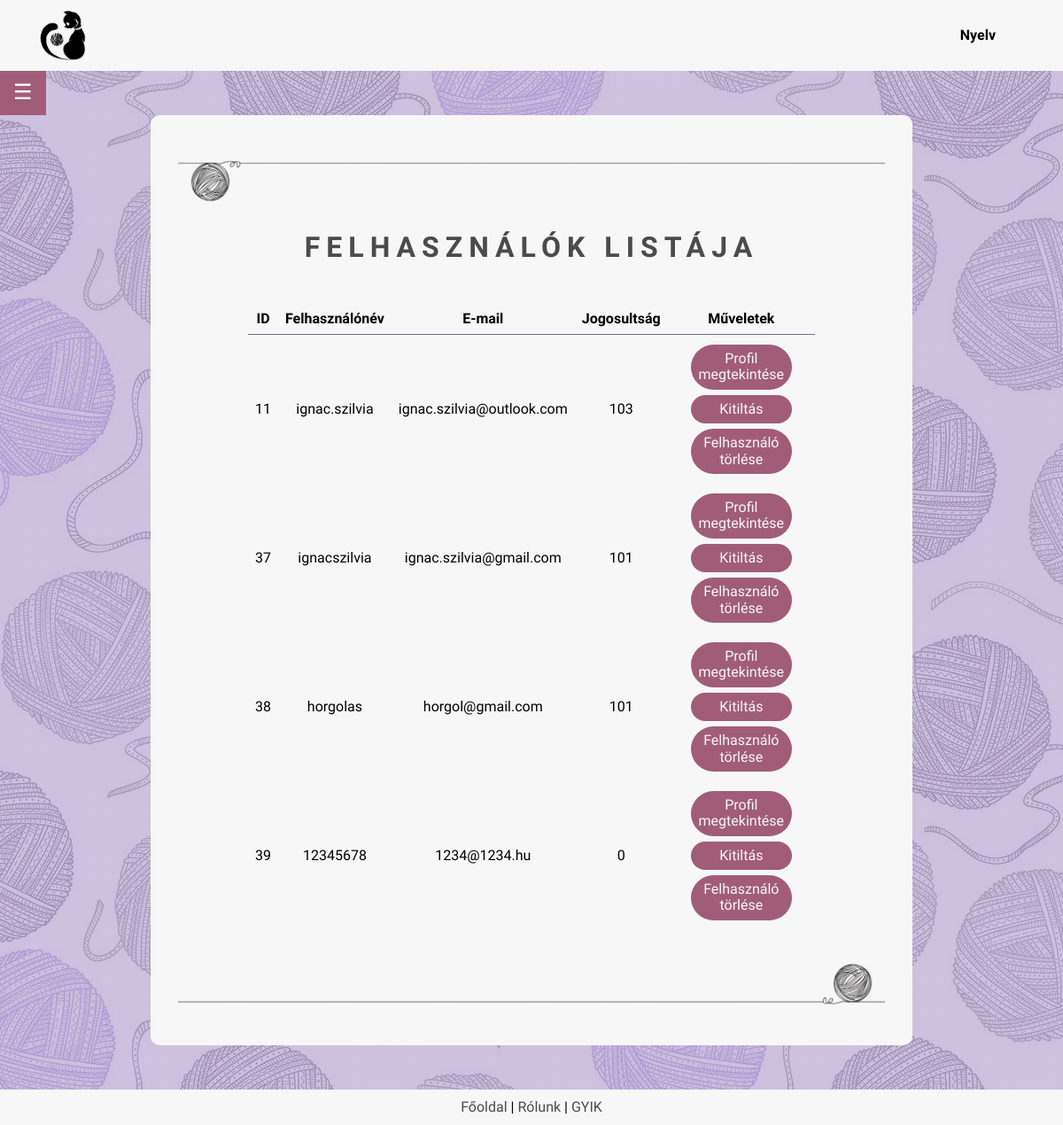
Page /admin/admin_page.php (signed in) on the committed database.
### tables this page shows
CREATE TABLE IF NOT EXISTS `users` (
  `uid` int NOT NULL AUTO_INCREMENT,
  `username` varchar(255) NOT NULL,
  `mail` varchar(255) NOT NULL,
  `pass` varchar(255) NOT NULL,
  `regdatetime` datetime DEFAULT CURRENT_TIMESTAMP,
  `rights` int DEFAULT '101',
  PRIMARY KEY (`uid`),
  UNIQUE KEY `mail` (`mail`)
);

### backend/lang.php (called while the page is built, shortened)
<?php
    function lang($str) {
        return $str;
    }
?>

### admin/admin_page.php (the view, shortened to what this page needs)
<?php
require $_SERVER['DOCUMENT_ROOT'] . '/project/backend/config.php';
require $_SERVER['DOCUMENT_ROOT'] . '/project/backend/lang.php';
$stmt = $conn->prepare("SELECT uid, username, mail, rights FROM users");
$stmt->execute();
$users = $stmt->get_result()->fetch_all(MYSQLI_ASSOC);
?>
<!DOCTYPE html>
<head>
	<?php
		include $_SERVER['DOCUMENT_ROOT'] . '/project/frontend/header.php';
	?>
</head>
<body>
    <div class="page_container">
        <main class="page_content">
            <div class="main_body">
                <?php
                include $_SERVER['DOCUMENT_ROOT'] . '/project/frontend/sidebar_admin.php';
                ?>
                <div class="main_container">
                    <img src="/project/images/yarn2.png" class="image-center">
                    <h2><?= lang('Felhasználók listája') ?></h2>
                    <br>
                    <div class="table">
                         <table id="table">
                            <thead>
                                <tr>
                                    <th onclick=sortTable(0)>ID</th>
                                    <th onclick=sortTable(1)><?= lang('Felhasználónév') ?></th>
                                    <th onclick=sortTable(2)>E-mail</th>
                                    <th onclick=sortTable(3)><?= lang('Jogosultság') ?></th>
                                    <th><?= lang('Műveletek') ?></th>
                                </tr>
                            </thead>
                            <tbody>
                                <?php foreach ($users as $row): ?>
                                    <tr>
                                        <td><?= htmlspecialchars($row['uid']) ?></td>
                                        <td><?= htmlspecialchars($row['username']) ?></td>
                                        <td><?= htmlspecialchars($row['mail']) ?></td>
                                        <td><?= htmlspecialchars($row['rights']) ?></td>
                                        <td>
                                            <a href='/project/admin/user_profile_admin.php?id=<?= htmlspecialchars($row['uid']) ?>' class='link'><?= lang('Profil megtekintése') ?></a>
                                            <a href='?ban=<?= htmlspecialchars($row['uid']) ?>' class='link' onclick='return confirm("Biztosan ki akarod tiltani a felhasználót?");'><?= lang('Kitiltás') ?></a>
                                            <a href='/project/backend/delete_user.php?delete=<?= htmlspecialchars($row['uid']) ?>' class='link' onclick='return confirm("Biztosan törölni akarod a felhasználót? Ez a művelet visszafordíthatatlan!");'><?= lang('Felhasználó törlése') ?></a>
                                        </td>
                                    </tr>
                                <?php endforeach; ?>
                            </tbody>
                        </table>
                        <img src="/project/images/yarn2flipped.png" class="image-center">
                    </div>
                </div>
            </div>
        </main>
    </div>
    <?php
    include $_SERVER['DOCUMENT_ROOT'] . '/project/frontend/footer.php';
    ?>
</body>
</html>

### frontend/header.php (shortened to what this page needs)
<?php
$redirect_url = '/project/index.php';
if (isset($_SESSION['rights'])) {
    if ($_SESSION['rights'] == 103) {
        $redirect_url = '/project/admin/home_admin.php';
    } else {
        $redirect_url = '/project/home.php';
    }
}
?>
<!DOCTYPE html>
<html lang="hu">
<head>
    <link rel="stylesheet" href="/project/frontend/style.css">
</head>
<body>
  	<header>
    	<nav class="navbar">
			<div class="navbar-container">
				<div class="navbar-intro">
					<a href="<?= $redirect_url ?>" class="logolink">
					<img src="/project/images/yarnballlogoblacksmall.png" class="catlogo">
					</a>
				</div>
        		<div class="rightnav">
          			<div class="lang-menu">
            			<div class="selected-lang">
              				<?= lang('Nyelv') ?>
            			</div>
          			</div>
        		</div>
      		</div>
    	</nav>
  	</header>
</body>
</html>

### frontend/sidebar_admin.php (shortened to what this page needs)
<!DOCTYPE html>
<head>
</head>
<body>
    <button class="menu-toggle">☰</button>
</body>
</html>

### frontend/footer.php
<?php
$redirect_url = '/project/index.php';
if (isset($_SESSION['rights'])) {
    if ($_SESSION['rights'] == 103) {
        $redirect_url = '/project/admin/home_admin.php';
    } else {
        $redirect_url = '/project/home.php';
    }
}
?>
<!DOCTYPE html>
<head>
</head>
<body>
    <footer>
        <div class="footer">
            <a class="footer_link" href="<?= $redirect_url ?>"><?= lang('Főoldal') ?></a>
             |
            <a class="footer_link" href="/project/footer/about_us.php"><?= lang('Rólunk') ?></a>
             |
            <a class="footer_link" href="/project/footer/faq.php"><?= lang('GYIK') ?></a>
        </div>
    </footer>
</body>
</html>

### frontend/style.css (style rules this page uses)
body { font-family: 'League Spartan'; background-image: linear-gradient( rgba(184, 167, 209, 0.7), rgba(184, 167, 209, 0.7) ), url(../images/background.png); min-height: 100vh; display:flex; flex-direction:column; }
h2 { margin-top: 10; letter-spacing: 7px; text-transform: uppercase; font-size: 2em; text-align: center; color: rgb(75, 75, 75); }
.main_body { display: flex; justify-content: center; min-width: 40%; align-items: flex-start; gap: 20px; }
.main_container, .main_container_home { background-color: rgb(247, 247, 247); border: none; border-radius: 10px; margin: 100px 0 0 0; text-align: center; width: 800px; padding: 30px 30px 40px 30px; }
.page_container { position: relative; min-height: 95vh; flex-grow: 1; }
.page_content { padding-bottom: 50px; }
@media (max-width: 1200px) { .main_body { margin-top: 100px; } }
@media (max-width: 1200px) { .main_container, .main_container_home { margin: 30px 0 0 0; width: 800px; } }
.image-center { margin-top: 20px; margin-left: auto; margin-right: auto; height: 50px; }
.link { display: inline-block; color: rgb(247, 247, 247); text-decoration: none; background-color: #a15d78; padding: 7px; border-radius: 30px; margin: 3px 0; width: 100px; }
.navbar { background-color: rgb(247, 247, 247); display: flex; width: 100%; height: 80px; position: fixed; top: 0; z-index: 999; }
.navbar-container { display: flex; align-items: center; justify-content: space-between; width: 100%; padding: 0 1em 0 2rem; }
.navbar-intro { display: flex; align-items: center; justify-content: flex-start; gap: 1rem; flex-shrink: 0; }
.navbar-container { display: flex; text-align: center; gap: 1.5rem; list-style: none; }
.logolink { text-decoration: none; display: flex; justify-content: flex-start; color: black; line-height: 1; }
.catlogo { margin: 10px; width: 60px; height: auto; }
table { margin: auto; width: 80%; border: none; border-collapse: collapse; text-align: center; }
th, td { padding: 8px; }
th { border-bottom: 1px rgb(121, 105, 146) solid; }
td { border: none; }
.table { overflow-x:auto; }
.rightnav { display: flex; }
.lang-menu { width: 100px; text-align: center; font-weight: bold; position: relative; margin: 10px; }
.selected-lang { width: 50px; }
.lang-menu .selected-lang { display: flex; justify-content: space-between; line-height: 3; cursor: pointer; }
.lang-menu .selected-lang:before { content: ''; display: inline-block; width: 32px; height: 32px; background-size: contain; background-repeat: no-repeat; }
@media (max-width: 1200px) { .menu-toggle { display: block; position: fixed; top: 80px; left: 0px; z-index: 1000; padding: 11px 15px; font-size: 24px; background-color: #a15d78; color: white; border: none; cursor: pointer; } }
footer { width: 100%; background-color: rgb(247, 247, 247); border: none; height: 40px; text-align: center; line-height: 40px }
.footer_link { text-decoration: none; color: rgb(75, 75, 75); font-size: 1em; }
:root { --sac: 'Monoton', cursive; --comf: 'Comfortaa', cursive; --dark: #1c1c1c; --light: rgb(247, 247, 247); --lilac: rgb(121, 105, 146); }

### rows in the picture
users: uid "11", username "ignac.szilvia", mail "ignac.szilvia@outlook.com", rights "103"
users: uid "37", username "ignacszilvia", mail "ignac.szilvia@gmail.com", rights "101"
users: uid "38", username "horgolas", mail "horgol@gmail.com", rights "101"
users: uid "39", username "12345678", mail "1234@1234.hu", rights "0"

### other values in the picture
lang('Nyelv') "Nyelv"
lang('Felhasználók listája') "FELHASZNÁLÓK LISTÁJA"
lang('Felhasználónév') "Felhasználónév"
lang('Jogosultság') "Jogosultság"
lang('Műveletek') "Műveletek"
lang('Főoldal') "Főoldal"
lang('Rólunk') "Rólunk"
lang('GYIK') "GYIK"
